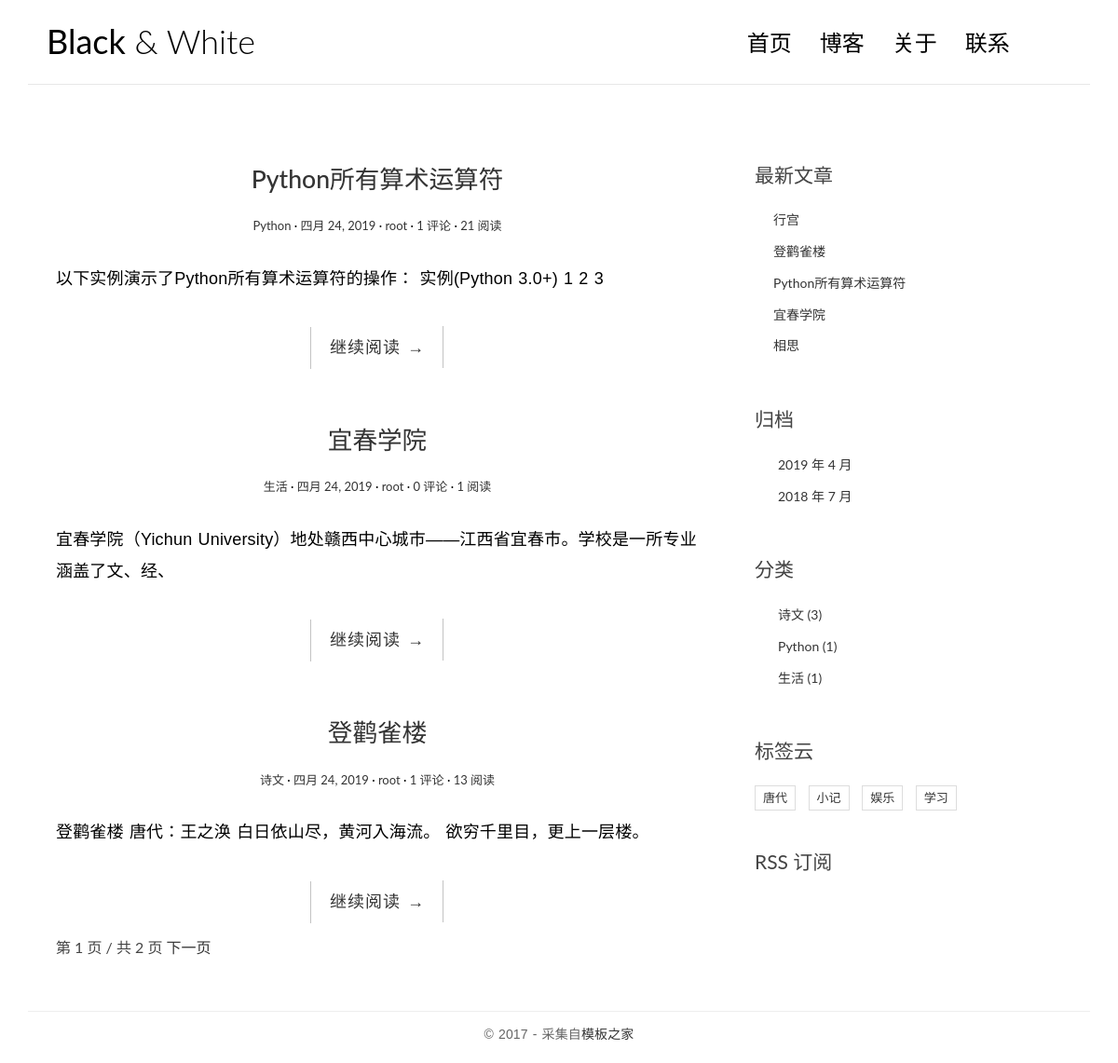
Before: / with the older database file.
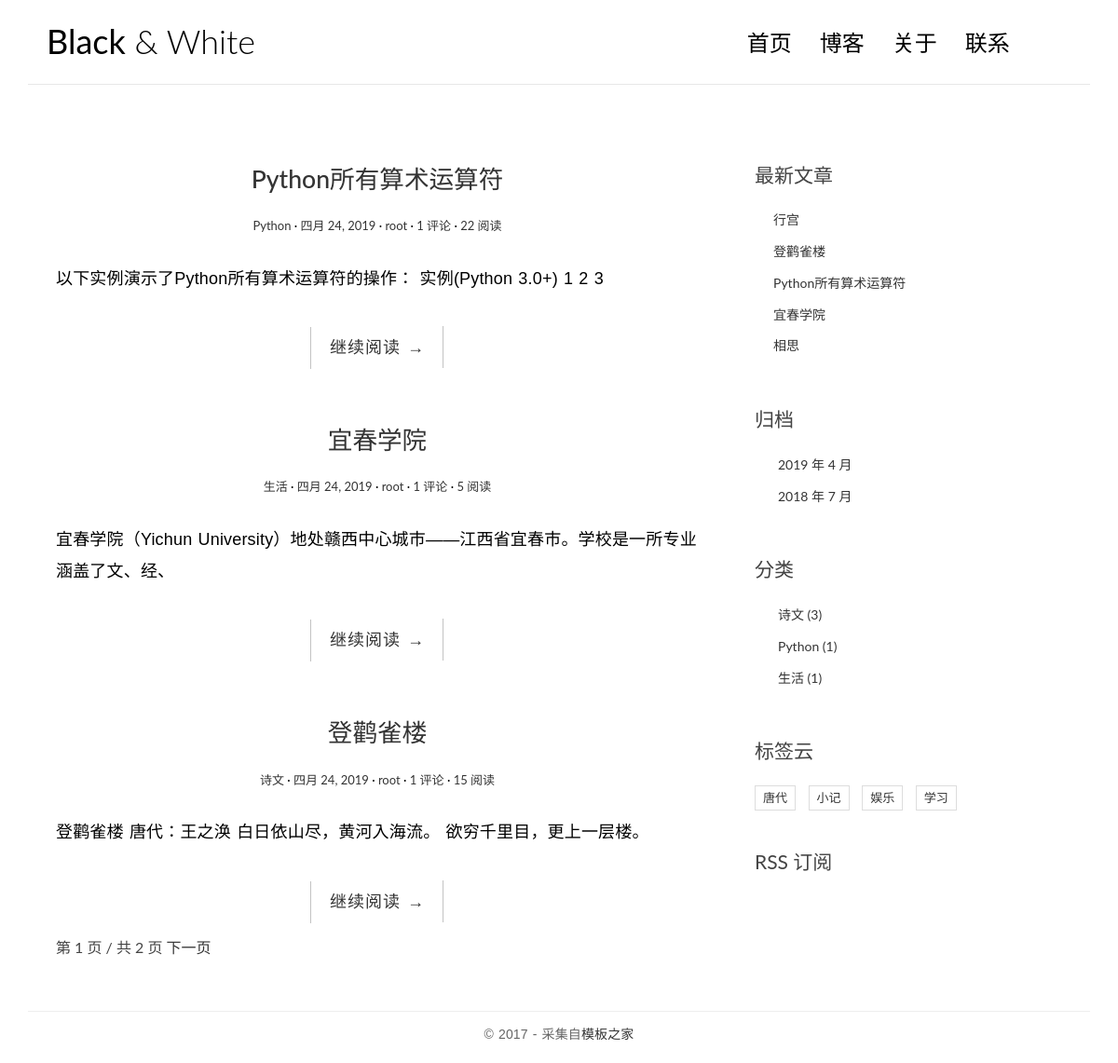
After: the same page with the newer database file.
### blog/models.py (models this page shows, shortened)
class Post(models.Model):
    title = models.CharField(max_length=100)
    body = models.TextField()
    created_time = models.DateField()
    modified_time = models.DateField(blank=True)
    category = models.ForeignKey(Category)
    tags = models.ManyToManyField(Tag,blank=True)
    author = models.ForeignKey(User)
    views = models.PositiveIntegerField(default=0)
    excerpt = models.CharField(max_length=200, blank=True)
    def get_absolute_url(self):
        return reverse('blog:detail',kwargs={'pk':self.pk})
    class Meta:
        ordering = ['-created_time','title']

class Category(models.Model):
    name = models.CharField(max_length=100)
    def __str__(self):
        return self.name

### blog/views.py (the view)
# urls.py: url(r'^$', views.IndexView.as_view(), name='index'),
class IndexView(ListView):
    model = Post
    template_name = 'blog/index.html'
    context_object_name = 'post_list'
    paginate_by = 3

### blog/templatetags/blog_tags.py (called while the page is built)
@register.simple_tag
def get_recent_posts(num=5):
    return Post.objects.all().order_by('-created_time')[:num]

@register.simple_tag
def archive():
    return Post.objects.dates('created_time','month',order='DESC')

@register.simple_tag
def get_categories():
    return Category.objects.annotate(num_posts=Count('post')).filter(num_posts__gt=0)

@register.simple_tag
def get_tags():
    return Tag.objects.annotate(num_posts=Count('post')).filter(num_posts__gt=0)

### templates/blog/index.html (shortened to what this page needs)
{% extends 'base.html'%}
{% block main %}
{% for post in post_list%}
<article class="post post-{{ post.pk }}">
	<header class="entry-header">
		<h1 class="entry-title">
			<a href="{{ post.get_absolute_url }}">{{ post.title }}</a>
		</h1>
		<div class="entry-meta">
			<span class="post-category"><a href="{{ post.get_absolute_url }}">{{ post.category }}</a></span>
			<span class="post-date"><a href="{{ post.get_absolute_url }}"><time class="entry-date"
											    datetime="{{ post.created_time }}">{{ post.created_time }}</time></a></span>
			<span class="post-author"><a href="{{ post.get_absolute_url }}">{{ post.author }}</a></span>
			<span class="comments-link"><a href="{{ post.get_absolute_url }}">{{ post.comment_set.count }} 评论</a></span>
			<span class="views-count"><a href="{{ post.get_absolute_url }}">{{ post.views }} 阅读</a></span>
		</div>
	</header>
	<div class="entry-content clearfix">
		<p>{{ post.excerpt }}</p>
		<div class="read-more cl-effect-14">
			<a href="{{ post.get_absolute_url }}" class="more-link">继续阅读 <span class="meta-nav">→</span></a>
		</div>
	</div>
</article>
{% empty %}
<div class="no-post">暂时还没有发布的文章！</div>
{% endfor %}
{% if is_paginated %}
<div class="pagination-simple">
	<span class="current">第 {{ page_obj.number }} 页 / 共 {{ paginator.num_pages }} 页</span>
	{% if page_obj.has_next %}
	<a href="?page={{ page_obj.next_page_number }}">下一页</a>
	{% endif %}
</div>
{% endif %}
{% endblock main %}

### templates/base.html (shortened to what this page needs)
{% load staticfiles %}
{% load blog_tags %}
<!DOCTYPE html>
<html>
	<head>
		<link rel="stylesheet" href="{% static 'blog/css/bootstrap.min.css'%}">
		<link rel="stylesheet" href="{% static 'blog/css/pace.css'%}">
		<link rel="stylesheet" href="{% static 'blog/css/custom.css'%}">
		<link rel="stylesheet" href="{% static 'blog/css/highlights/github.css'%}">
		<link rel="stylesheet" href="http://code.ionicframework.com/ionicons/2.0.1/css/ionicons.min.css">
	</head>
	<body>
		<div class="container">
			<header id="site-header">
				<div class="row">
					<div class="col-md-4 col-sm-5 col-xs-8">
						<div class="logo">
							<h1><a href="{% url 'blog:index'%}"><b>Black</b> &amp; White</a></h1>
						</div>
					</div>
					<div class="col-md-8 col-sm-7 col-xs-4">
						<nav class="main-nav" role="navigation">
							<div class="collapse navbar-collapse" id="bs-example-navbar-collapse-1">
								<ul class="nav navbar-nav navbar-right">
									<li class="cl-effect-11"><a href="{% url 'blog:index'%}" data-hover="首页">首页</a></li>
									<li class="cl-effect-11"><a href="{% url 'blog:more'%}" data-hover="博客">博客</a></li>
									<li class="cl-effect-11"><a href="{% url 'blog:about'%}" data-hover="关于">关于</a></li>
									<li class="cl-effect-11"><a href="contact.html" data-hover="联系">联系</a></li>
								</ul>
							</div>
						</nav>
					</div>
				</div>
			</header>
		</div>
		<div class="content-body">
			<div class="container">
				<div class="row">
					<main class="col-md-8">
						{% block main %}
						{% endblock main%}
					</main>
					<aside class="col-md-4">
						<div class="widget widget-recent-posts">
							{% get_recent_posts as posts_list%}
							<h3 class="widget-title">最新文章</h3>
							<ul>
								{% for rpost in posts_list%}
								<li>
									<a href="{{ rpost.get_absolute_url }}">{{rpost.title}}</a>
								</li>
								{% empty %}
								<div>没有数据</div>
								{% endfor %}
							</ul>
						</div>
						<div class="widget widget-archives">
							{% archive as date_list%}
							<h3 class="widget-title">归档</h3>
							<ul>
								{% for date in date_list %}
								<li>
									<a href="{% url 'blog:archives' date.year date.month %}">{{ date.year }} 年 {{ date.month }} 月</a>
								</li>
								{% endfor %}
							</ul>
						</div>
						<div class="widget widget-category">
							{% get_categories as categories_list%}
							<h3 class="widget-title">分类</h3>
							<ul>
								{% for category in categories_list %}
								<li>
									<a href="{% url 'blog:category' category.pk %}">{{ category.name }} <span class="post-count">({{ category.num_posts }})</span></a>
								</li>
								{% empty %}
								暂无分类！
								{% endfor %}
							</ul>
						</div>
						<div class="widget widget-tag-cloud">
							<h3 class="widget-title">标签云</h3>
							{% get_tags as tag_list %}
							<ul>
								{% for tag in tag_list %}
								<li>
									<a href="{% url 'blog:tag' tag.pk %}">{{ tag.name }}</a>
								</li>
								{% empty %}
								暂无标签
								{% endfor %}
							</ul>
						</div>
						<div class="rss">
							<a href="{% url 'rss' %}"> RSS 订阅</a>
						</div>
					</aside>
				</div>
			</div>
		</div>
		<footer id="site-footer">
			<div class="container">
				<div class="row">
					<div class="col-md-12">
						<p class="copyright">&copy 2017 - 采集自<a href="http://www.cssmoban.com/"
											   target="_blank" title="模板之家">模板之家</a>
						</p>
					</div>
				</div>
			</div>
		</footer>
	</body>
</html>

Changed rows visible on the page:
changed Post "Python所有算术运算符": views "21" → "22"
changed Post "宜春学院": comment_set.count "0" → "1"; views "1" → "5"
changed Post "登鹳雀楼": views "13" → "15"
